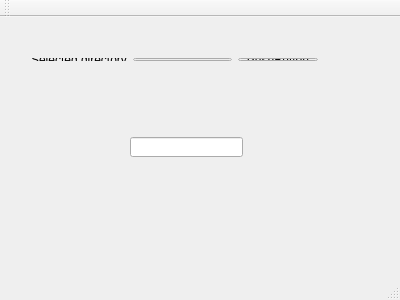
<?xml version="1.0" encoding="UTF-8"?>
<ui version="4.0">
 <class>MainWindow</class>
 <widget class="QMainWindow" name="MainWindow">
  <property name="geometry">
   <rect>
    <x>0</x>
    <y>0</y>
    <width>400</width>
    <height>300</height>
   </rect>
  </property>
  <property name="windowTitle">
   <string>MainWindow</string>
  </property>
  <widget class="QWidget" name="centralWidget">
   <widget class="QLineEdit" name="outputLineEdit">
    <property name="geometry">
     <rect>
      <x>130</x>
      <y>120</y>
      <width>113</width>
      <height>20</height>
     </rect>
    </property>
   </widget>
   <widget class="QWidget" name="">
    <property name="geometry">
     <rect>
      <x>20</x>
      <y>30</y>
      <width>309</width>
      <height>25</height>
     </rect>
    </property>
    <layout class="QHBoxLayout" name="horizontalLayout">
     <item>
      <widget class="QLabel" name="label">
       <property name="text">
        <string>Selected directory</string>
       </property>
      </widget>
     </item>
     <item>
      <widget class="QLineEdit" name="inputLineEdit"/>
     </item>
     <item>
      <widget class="QPushButton" name="selectDirButton">
       <property name="text">
        <string>PushButton</string>
       </property>
      </widget>
     </item>
    </layout>
   </widget>
  </widget>
  <widget class="QMenuBar" name="menuBar">
   <property name="geometry">
    <rect>
     <x>0</x>
     <y>0</y>
     <width>400</width>
     <height>21</height>
    </rect>
   </property>
  </widget>
  <widget class="QToolBar" name="mainToolBar">
   <attribute name="toolBarArea">
    <enum>TopToolBarArea</enum>
   </attribute>
   <attribute name="toolBarBreak">
    <bool>false</bool>
   </attribute>
  </widget>
  <widget class="QStatusBar" name="statusBar"/>
 </widget>
 <layoutdefault spacing="6" margin="11"/>
 <resources/>
 <connections/>
</ui>
